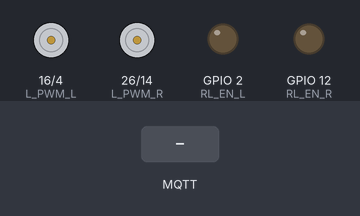
Simulated run of this program. Board: ESP32. On the bench: motor-driver pin pairs drawn as motors (green arrow = first pin HIGH = forward, orange = second pin HIGH = backward, longer = more drive), output pins drawn as LEDs (lit = HIGH). The inputs (shaded band) are chosen by the test bench. WiFi joins after 1.5 s; servers stay silent unless stated; no MQTT or app messages arrive unless stated; what the program prints to the serial monitor is not drawn.

Above: at 2.7 s.
2.8 s: MQTT message "1" arrives on the first subscribed topic
At 3.2 s:
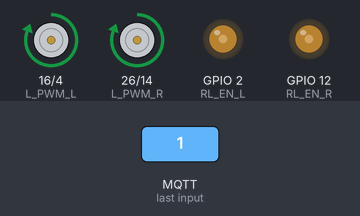
4.3 s: MQTT message "2" arrives on the first subscribed topic
At 5.5 s:
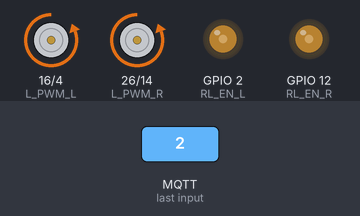
5.8 s: MQTT message "3" arrives on the first subscribed topic
At 6.7 s:
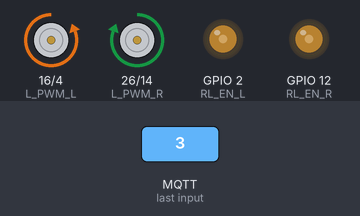
7.3 s: MQTT message "4" arrives on the first subscribed topic
At 7.8 s:
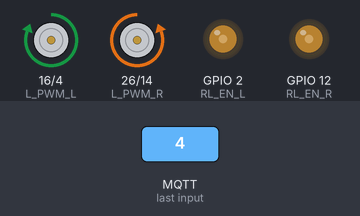
8.8 s: MQTT message "0" arrives on the first subscribed topic
At 10.2 s:
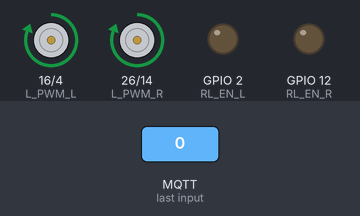
Timing chart, 0 to 11.3 s (numbered marks = the images above; inputs shaded):
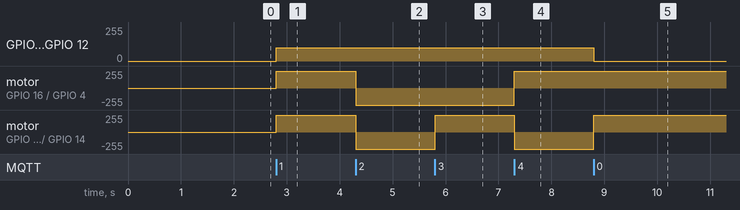

The program:

main.cpp
```cpp
#include <Arduino.h>
#include <WiFi.h>
#include <PubSubClient.h>
#include <Wire.h>
#include <VL53L0X.h>
#include <WiFiManager.h>

// MQTT broker (IP của Raspberry Pi)
const char* mqtt_server = "192.168.1.100";
const char* topic = "esp32/data";

WiFiClient espClient;
PubSubClient client(espClient);

// Cấu hình địa chỉ IP tĩnh (nếu cần)
IPAddress local_IP(192, 168, 1, 104);
IPAddress gateway(192, 168, 1, 1);
IPAddress subnet(255, 255, 0, 0);
IPAddress primaryDNS(8, 8, 8, 8);
IPAddress secondaryDNS(8, 8, 4, 4);

// Chân điều khiển động cơ
const uint8_t RL_EN_L = 2;
const uint8_t R_PWM_L = 4;
const uint8_t L_PWM_L = 16;
const uint8_t RL_EN_R = 12;
const uint8_t R_PWM_R = 14;
const uint8_t L_PWM_R = 26;

// Hướng quay động cơ
#define DIR_ROTATE_STRAIGHT HIGH
#define DIR_ROTATE_BACK LOW

VL53L0X sensor1;

// Hàm khai báo
void wifiSetup();
void left_wheel(boolean dir_rotate, uint8_t L_speed);
void right_wheel(boolean dir_rotate, uint8_t R_speed);
void linear_motion(boolean dir_rotate, uint8_t speed);
void rotation_of_the_wheelchair(boolean dir_rotate, uint8_t speed);

// Callback xử lý dữ liệu MQTT nhận từ Raspberry Pi
void callback(char* topic, byte* payload, unsigned int length) {
    Serial.print("Received on topic [");
    Serial.print(topic);
    Serial.print("]: ");

    String command = "";
    for (unsigned int i = 0; i < length; i++) {
        command += (char)payload[i];
    }
    Serial.println(command);

    command.trim();

    if (command == "1") {
        Serial.println("Đi thẳng");
        linear_motion(DIR_ROTATE_STRAIGHT, 100);
    } else if (command == "2") {
        Serial.println("Đi lùi");
        linear_motion(DIR_ROTATE_BACK, 100);
    } else if (command == "3") {
        Serial.println("Xoay trái");
        rotation_of_the_wheelchair(DIR_ROTATE_BACK, 100);
    } else if (command == "4") {
        Serial.println("Xoay phải");
        rotation_of_the_wheelchair(DIR_ROTATE_STRAIGHT, 100);
    } else if (command == "0") {
        Serial.println("Dừng lại");
        linear_motion(DIR_ROTATE_STRAIGHT, 0);
    } else {
        Serial.println("Lệnh không hợp lệ!");
    }
}

// Tự động kết nối lại MQTT nếu bị ngắt
void reconnect() {
    while (!client.connected()) {
        Serial.print("Attempting MQTT connection...");
        if (client.connect("ESP32Client")) {
            Serial.println("connected");
            client.subscribe(topic);
        } else {
            Serial.print("failed, rc=");
            Serial.print(client.state());
            delay(2000);
        }
    }
}

void setup() {
    Serial.begin(115200);
    Wire.begin();

    wifiSetup();  // kết nối WiFi qua WiFiManager
    client.setServer(mqtt_server, 1883);
    client.setCallback(callback);

    sensor1.setTimeout(500);

    pinMode(RL_EN_L, OUTPUT);
    pinMode(R_PWM_L, OUTPUT);
    pinMode(L_PWM_L, OUTPUT);
    pinMode(RL_EN_R, OUTPUT);
    pinMode(R_PWM_R, OUTPUT);
    pinMode(L_PWM_R, OUTPUT);

    // Dừng động cơ lúc khởi động
    digitalWrite(R_PWM_L, HIGH);
    digitalWrite(L_PWM_L, HIGH);
    digitalWrite(R_PWM_R, HIGH);
    digitalWrite(L_PWM_R, HIGH);
}

void loop() {
    if (!client.connected()) {
        reconnect();
    }
    client.loop();
}

// -------------------- Điều khiển động cơ --------------------

void left_wheel(boolean dir_rotate, uint8_t L_speed) {
    digitalWrite(L_PWM_L, dir_rotate);
    digitalWrite(R_PWM_L, !dir_rotate);
    analogWrite(RL_EN_L, L_speed);
}

void right_wheel(boolean dir_rotate, uint8_t R_speed) {
    digitalWrite(L_PWM_R, dir_rotate);
    digitalWrite(R_PWM_R, !dir_rotate);
    analogWrite(RL_EN_R, R_speed);
}

void linear_motion(boolean dir_rotate, uint8_t speed) {
    left_wheel(dir_rotate, speed);
    right_wheel(dir_rotate, speed);
}

void rotation_of_the_wheelchair(boolean dir_rotate, uint8_t speed) {
    left_wheel(dir_rotate, speed);
    right_wheel(!dir_rotate, speed);
}

// ---------------------- WiFi Setup -----------------------

void wifiSetup() {
    WiFi.mode(WIFI_STA);
    WiFi.config(local_IP, gateway, subnet, primaryDNS, secondaryDNS);

    WiFiManager wm;
    if (!wm.autoConnect("AutoConnectAP_MQTT")) {
        Serial.println("Failed to connect");
        ESP.restart();
    } else {
        Serial.println("WiFi connected!");
    }

    Serial.println(WiFi.localIP());
}
```

Measured:
- after the input at 2.8 s, GPIO 2 (RL_EN_L), GPIO 12 (RL_EN_R): 0/255 → 100/255 at once; motor on GPIO 16 (L_PWM_L) / GPIO 4 (R_PWM_L), motor on GPIO 26 (L_PWM_R) / GPIO 14 (R_PWM_R): stopped → forward 255/255 at once
- after the input at 4.3 s, motor on GPIO 16 (L_PWM_L) / GPIO 4 (R_PWM_L), motor on GPIO 26 (L_PWM_R) / GPIO 14 (R_PWM_R): forward 255/255 → backward 255/255 at once
- after the input at 5.8 s, motor on GPIO 26 (L_PWM_R) / GPIO 14 (R_PWM_R): backward 255/255 → forward 255/255 at once
- after the input at 7.3 s, motor on GPIO 16 (L_PWM_L) / GPIO 4 (R_PWM_L): backward 255/255 → forward 255/255 at once; motor on GPIO 26 (L_PWM_R) / GPIO 14 (R_PWM_R): forward 255/255 → backward 255/255 at once
- after the input at 8.8 s, GPIO 2 (RL_EN_L), GPIO 12 (RL_EN_R): 100/255 → 0/255 at once; motor on GPIO 26 (L_PWM_R) / GPIO 14 (R_PWM_R): backward 255/255 → forward 255/255 at once
